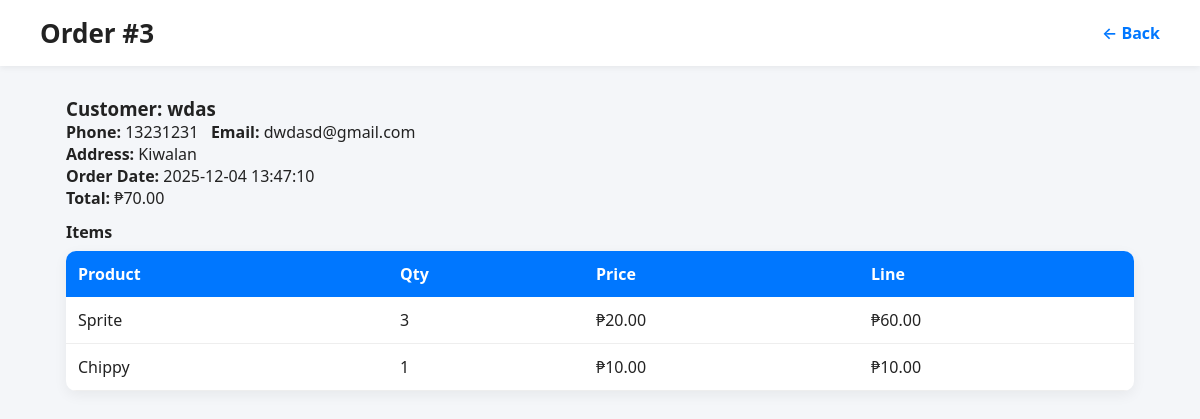
The page /delacruz_site/order_view.php?id=3 on the database its author committed.
### tables this page shows
CREATE TABLE `orders` (
  `order_id` int(11) NOT NULL,
  `customer_id` int(11) DEFAULT NULL,
  `order_date` datetime DEFAULT current_timestamp(),
  `total_amount` decimal(10,2) DEFAULT NULL
);

CREATE TABLE `customers` (
  `customer_id` int(11) NOT NULL,
  `fullname` varchar(255) DEFAULT NULL,
  `email` varchar(255) DEFAULT NULL,
  `phone` varchar(50) DEFAULT NULL,
  `address` text DEFAULT NULL
);

CREATE TABLE `order_items` (
  `order_item_id` int(11) NOT NULL,
  `order_id` int(11) DEFAULT NULL,
  `product_id` int(11) DEFAULT NULL,
  `quantity` int(11) DEFAULT NULL,
  `price` decimal(10,2) DEFAULT NULL
);

CREATE TABLE `products` (
  `id` int(11) NOT NULL,
  `name` varchar(100) NOT NULL,
  `Quantity` int(11) NOT NULL,
  `price` decimal(10,2) NOT NULL,
  `description` text DEFAULT NULL,
  `image` varchar(255) DEFAULT NULL
);

### delacruz_site/order_view.php (the view, shortened to what this page needs)
<?php
include "database.php";
$id = isset($_GET['id']) ? intval($_GET['id']) : 0;
$order = $conn->query("SELECT o.*, c.* FROM orders o JOIN customers c ON c.customer_id=o.customer_id WHERE o.order_id=$id")->fetch_assoc();
$items = $conn->query("SELECT oi.*, p.name FROM order_items oi JOIN products p ON p.id=oi.product_id WHERE oi.order_id=$id");
?>
<!DOCTYPE html>
<html>
<head>
  <link rel="stylesheet" href="style.css">
</head>
<body>
  <nav class="navbar">
    <div class="nav-left"><h1>Order #<?= $id ?></h1></div>
    <div class="nav-right"><a href="orders.php" class="cart-link">← Back</a></div>
  </nav>
  <div class="container-center">
    <?php if (!$order): ?>
      <div style="background:#fff;padding:20px;border-radius:10px;">Order not found.</div>
    <?php else: ?>
      <div class="order-box">
        <h3>Customer: <?= htmlspecialchars($order['fullname']) ?></h3>
        <p><b>Phone:</b> <?= htmlspecialchars($order['phone']) ?> &nbsp; <b>Email:</b> <?= htmlspecialchars($order['email']) ?></p>
        <p><b>Address:</b> <?= nl2br(htmlspecialchars($order['address'])) ?></p>
        <p><b>Order Date:</b> <?= $order['order_date'] ?></p>
        <p><b>Total:</b> ₱<?= number_format($order['total_amount'],2) ?></p>
        <h4 style="margin-top:12px;">Items</h4>
        <table class="cart-table" style="margin-top:8px">
          <tr><th>Product</th><th>Qty</th><th>Price</th><th>Line</th></tr>
          <?php while ($it = $items->fetch_assoc()): ?>
            <tr>
              <td><?= htmlspecialchars($it['name']) ?></td>
              <td><?= (int)$it['quantity'] ?></td>
              <td>₱<?= number_format($it['price'],2) ?></td>
              <td>₱<?= number_format($it['price'] * $it['quantity'],2) ?></td>
            </tr>
          <?php endwhile; ?>
        </table>
      </div>
    <?php endif; ?>
  </div>
</body>
</html>

### delacruz_site/style.css (style rules this page uses)
* { margin: 0; padding: 0; box-sizing: border-box; font-family: system-ui, -apple-system, "Segoe UI", Roboto, Arial; }
body { background: #f4f6f9; color: #222; }
.navbar { padding: 15px 40px; background: #fff; display: flex; justify-content: space-between; align-items: center; box-shadow: 0 2px 6px rgba(0,0,0,0.06); position: sticky; top: 0; z-index: 5; }
.nav-left h1 { font-size: 26px; font-weight: 700; color: #222; }
.cart-link { font-size: 16px; color: #0077ff; text-decoration: none; font-weight: 600; }
.container-center { max-width: 1100px; margin: 30px auto; padding: 0 16px; }
.cart-table { width: 100%; border-collapse: collapse; background: #fff; border-radius: 10px; overflow: hidden; box-shadow: 0 4px 14px rgba(0,0,0,0.06); }
.cart-table th { background: #0077ff; color: #fff; padding: 12px; text-align: left; }
.cart-table td { padding: 12px; border-bottom: 1px solid #eee; vertical-align: middle; }

### rows shown on the page
orders: customer.fullname "wdas", customer.phone "13231231", customer.email "dwdasd@gmail.com", customer.address "Kiwalan", order_date "2025-12-04 13:47:10", total_amount "70.00"
order_items: product.name "Sprite", quantity "3", price "20.00", $it['price'] * $it['quantity'] "60.00"
order_items: product.name "Chippy", quantity "1", price "10.00", $it['price']*$it['quantity'] "10.00"

### other values the page prints
$id "3"
